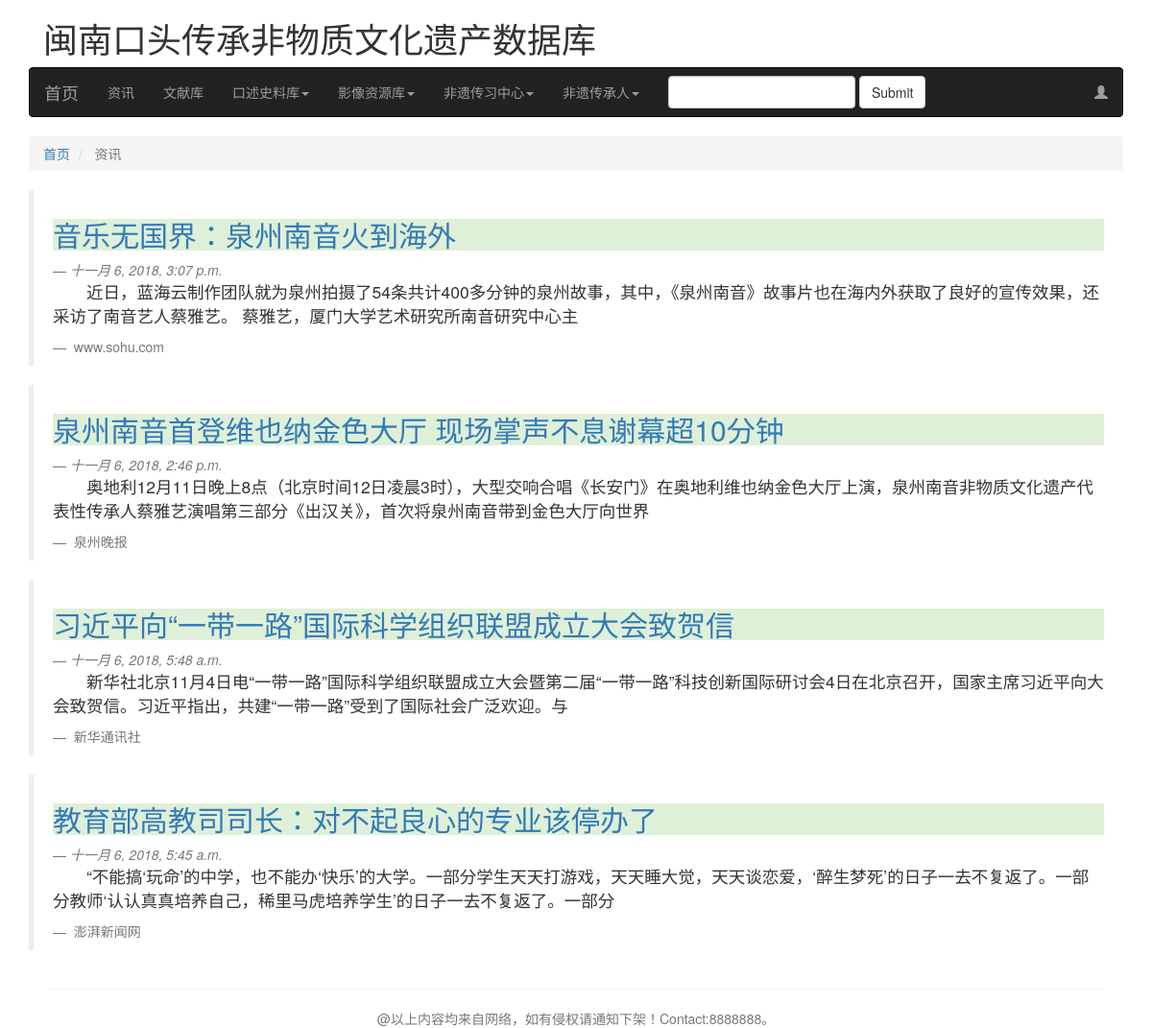
/news/page/, run on an earlier commit of the app's database.
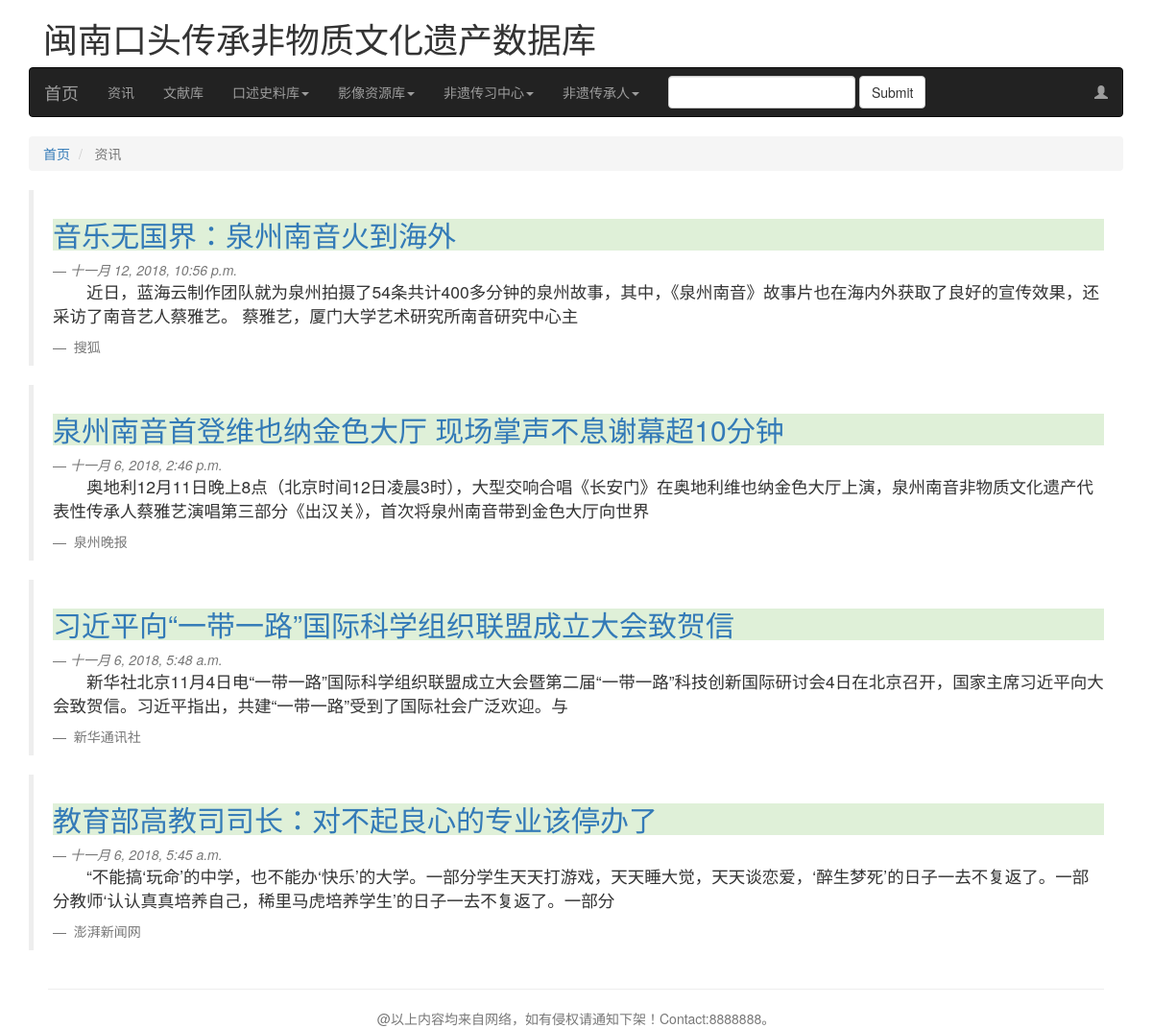
And on a later commit of the database.
### News/models.py (models this page shows, shortened)
class Information(models.Model):
    caption = models.CharField(max_length=100,verbose_name='标题')
    content = models.TextField(verbose_name='正文内容')
    author = models.CharField(max_length=100,verbose_name='作者（转载处）')
    updatetime = models.DateTimeField(auto_now=True,verbose_name='创建或刚更新时间')
    class Meta:
        verbose_name = "新闻资讯"
        verbose_name_plural = "新闻资讯"

### News/views.py (the view)
# urls.py: path('page/',news_top_list,name='news_top'),
def news_top_list(request,num = 1):
    all_info = Information.objects.all().order_by("-updatetime")
    pages = Paginator(all_info,5)#按5为单位将news对象分割成分页对象组
    info = pages.page(num)#取第num页对象列表
    content = {'info' : info,'pages':pages}
    return render(request, 'news_top_list.html',content)

### template/news_top_list.html (shortened to what this page needs)
{% extends "base.html" %}
{% load staticfiles %}
{% block content %}
    <div class="container">
        <div class="row">
            <div class="col-md-12">
                <ul class="breadcrumb">
				    <li>
					    <a href="{% url 'index' %}">首页</a>
				    </li>
                    <li class="active">
					    资讯
				    </li>
                </ul>
                {% for info_item in info %}
                    <blockquote>
				            <a href="{% url 'News:news_detail' info_item.id %}"><h2 class="bg-success">{{ info_item.caption }}</h2></a>
                            <small><cite>{{ info_item.updatetime }}</cite></small>
                            <p>{{ info_item.content|truncatechars:100|cut:'　'|cut:' ' }}</p>
                            <small> {{ info_item.author }}</small>
			            </blockquote>
                {% empty %}
                    <h3>暂无内容，敬请期待！</h3>
                {% endfor %}
            </div>
        </div>
    </div>
{% endblock %}

What changed in the data, as far as the page shows it:
changed Information "音乐无国界：泉州南音火到海外": updatetime "十一月 6, 2018, 3:07 p.m." → "十一月 12, 2018, 10:56 p.m."; author "www.sohu.com" → "搜狐"
